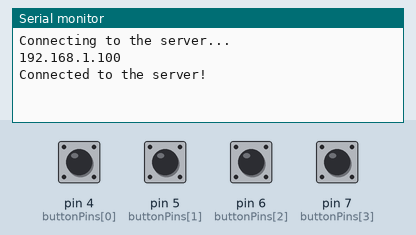
Recording of a sketch running on a simulated Arduino Uno, built with avr-gcc and run on an emulated ATmega328P. Shown: the last lines printed to the serial monitor. Inputs (shaded band) come from the test bench; at power-on: pin 4 (buttonPins[0]), pin 5 (buttonPins[1]), pin 6 (buttonPins[2]), pin 7 (buttonPins[3]) HIGH. WiFi joins after 1.5 s; servers stay silent unless stated.

Above: at 1.4 s.
1.5 s: pin 4 (buttonPins[0]) pulled LOW for 0.15 s
At 1.66 s:
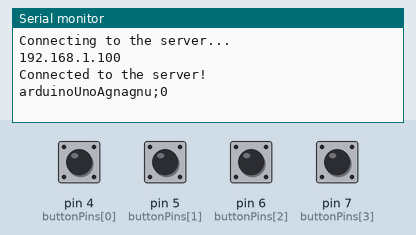
3.2 s: pin 5 (buttonPins[1]) pulled LOW for 0.15 s
At 3.36 s:
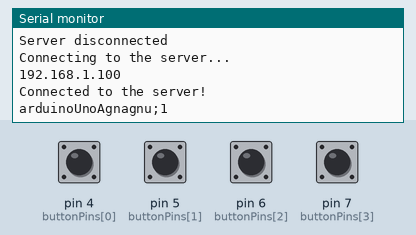
4.8 s: pin 6 (buttonPins[2]) pulled LOW for 0.15 s
At 5.02 s:
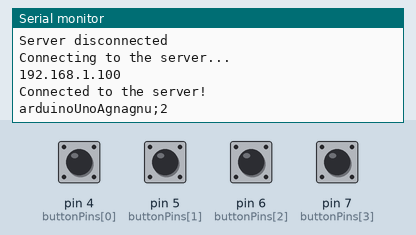
6.4 s: pin 7 (buttonPins[3]) pulled LOW for 0.15 s
At 6.67 s:
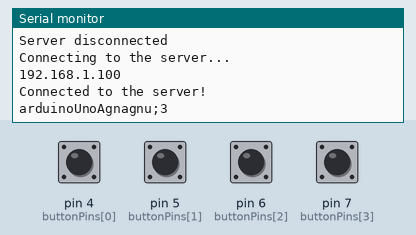
Timing chart, 0 to 9.0 s (numbered marks = the images above; inputs shaded):
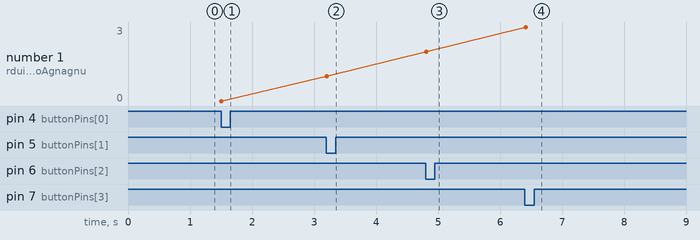

Measured:
- after the input at 1.5 s, the serial monitor: prints a new line at once (image 1)
- after the input at 3.2 s, the serial monitor: prints a new line at once (image 2)
- after the input at 4.8 s, the serial monitor: prints a new line at once (image 3)
- after the input at 6.4 s, the serial monitor: prints a new line at once (image 4)
- plotted number 1: 0 → 1 after the input at 3.2 s, 1 → 2 after the input at 4.8 s, 2 → 3 after the input at 6.4 s

The sketch:

xtrm-arduino-client.ino
```cpp
/*

  XTRM feedback system
  Arduino client

  This sketch detects button click and
  sends data to the server through TCP

  Using - Ethernet shield
        - 4 buttons

 */

#include <SPI.h>
#include <Ethernet.h>

byte macAddress[] = { 0x90, 0xA2, 0xDA, 0x0D, 0x23, 0x58 }; // MAC address
byte serverAddress[] = { 192, 168, 1, 11 }; // Server IP address
byte localAddress[] = { 192, 168, 1, 100 }; // Arduino IP address
int serverPort = 3001; // Server port

int buttonPins[] = { 4, 5, 6, 7 }; // Buttons pins
int previousValues[] = { HIGH, HIGH, HIGH, HIGH };

// Ethernet TCP client
EthernetClient client;

// Starts ethernet connection
void setupEthernet() {
  Serial.println("Connecting to the server...");

  // Automatic IP, DNS, gateway and subnet mask
  Ethernet.begin(macAddress, localAddress);

  Serial.println(Ethernet.localIP());

  // Attempt server connection
  if (client.connect(serverAddress, serverPort)) {
    Serial.println("Connected to the server!");
  }
  else {
    Serial.println("Failed connection to the server");
    Serial.println("Retrying...");
    // Retry failed connection
    setupEthernet();
  }
}

void setup() {

  // Start serial connection
  Serial.begin(9600);

  // Setup ethernet connection
  setupEthernet();

  for (int i = 0; i < 4; i++) {
    pinMode(buttonPins[i], INPUT_PULLUP); // set button pin as INPUT_PULLUP
  }

}

void loop() {
  // Check if connection is still valid
  checkServerConnection();

  // Get the pressed button id
  int pressedButtonId = getPressedButton();

  // Send the feedback!
  if (pressedButtonId > -1) {
      sendFeedback(pressedButtonId);
  }

  // Debounce time
  delay(100);
}

// Returns the id (0...3) of the last pressed button
int getPressedButton() {
  for (int i = 0; i < 4; i++) {
    int val = digitalRead(buttonPins[i]);

    // If button is pressed
    if (val == LOW && previousValues[i] == HIGH) {
      previousValues[i] = val;
      return i;
    }
    previousValues[i] = val;
  }
  return -1;
}

// Sends the value over TCP
void sendFeedback(int buttonId) {
  // Create CSV payload
  String payload = "arduinoUnoAgnagnu;";
  payload.concat(buttonId);

  Serial.println(payload);

  // Send data
  client.println(payload);
}

// Stops the client if connection is lost
void checkServerConnection() {
  if (!client.connected()) {
    Serial.println();
    Serial.println("Server disconnected");
    client.stop();

    // Do nothing forever
    //while (true) ;
    setupEthernet();
  }
}
```
